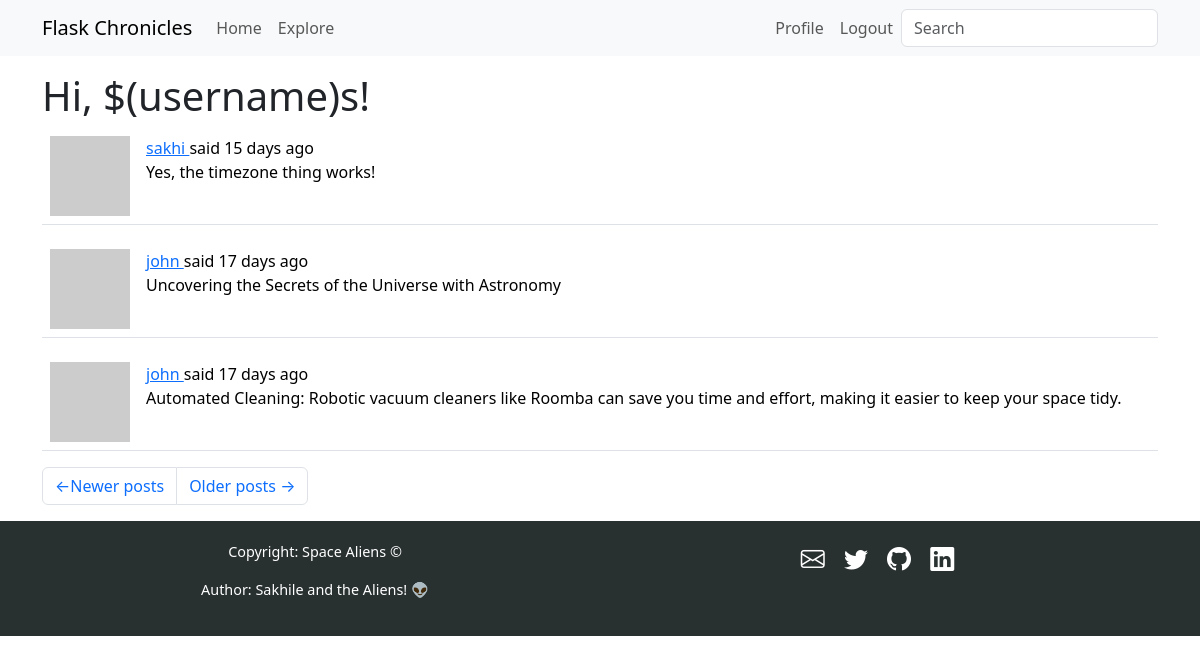
/explore?page=6 (signed in), run on the app's committed database.
### app/models.py (models this page shows, shortened)
class User(UserMixin, db.Model):
    id: so.Mapped[int] = so.mapped_column(primary_key=True)
    username: so.Mapped[str] = so.mapped_column(sa.String(64), unique=True)
    email: so.Mapped[str] = so.mapped_column(sa.String(120), index=True, unique=True)
    password_hash: so.Mapped[Optional[str]] = so.mapped_column(sa.String(256))
    posts: so.WriteOnlyMapped["Post"] = so.relationship(back_populates="author")
    about_me: so.Mapped[Optional[str]] = so.mapped_column(sa.String(140))
    last_seen: so.Mapped[Optional[datetime]] = so.mapped_column(
        default=lambda: datetime.now(timezone.utc)
    )
    following: so.WriteOnlyMapped["User"] = so.relationship(
        secondary=followers,
        primaryjoin=(followers.c.follower_id == id),
        secondaryjoin=(followers.c.followed_id == id),
        back_populates="followers",
    )
    followers: so.WriteOnlyMapped["User"] = so.relationship(
        secondary=followers,
        primaryjoin=(followers.c.followed_id == id),
        secondaryjoin=(followers.c.follower_id == id),
        back_populates="following",
    )
    def avatar(self, size):
        digest = md5(self.email.lower().encode("utf-8")).hexdigest()
        return f"https://www.gravatar.com/avatar/{digest}?d=identicon&s={size}'"

class SearchableMixin:
    @classmethod
    def before_commit(cls, session):
        session._changes = {
            "add": list(session.new),
            "update": list(session.dirty),
            "delete": list(session.deleted),
        }
    @classmethod
    def after_commit(cls, session):
        for obj in session._changes["add"]:
            if isinstance(obj, SearchableMixin):
                add_to_index(obj.__tablename__, obj)
        for obj in session._changes["update"]:
            if isinstance(obj, SearchableMixin):
                add_to_index(obj.__tablename__, obj)
        for obj in session._changes["delete"]:
            if isinstance(obj, SearchableMixin):
                remove_from_index(obj.__tablename__, obj)
        session._changes = None

class Post(SearchableMixin, db.Model):
    __searchable__ = ["body"]
    id: so.Mapped[int] = so.mapped_column(primary_key=True)
    body: so.Mapped[str] = so.mapped_column(sa.String(140))
    timestamp: so.Mapped[datetime] = so.mapped_column(
        index=True, default=lambda: datetime.now(timezone.utc)
    )
    user_id: so.Mapped[int] = so.mapped_column(sa.ForeignKey(User.id), index=True)
    author: so.Mapped[User] = so.relationship(back_populates="posts")
    language: so.Mapped[Optional[str]] = so.mapped_column(sa.String(5))

### app/main/routes.py (the view)
@bp.route("/explore")
@login_required
def explore():
    page = request.args.get("page", 1, type=int)
    query = sa.select(Post).order_by(Post.timestamp.desc())
    posts = db.paginate(
        query, page=page, per_page=current_app.config["POSTS_PER_PAGE"], error_out=False
    )
    next_url = url_for("main.explore", page=posts.next_num) if posts.has_next else None
    prev_url = url_for("main.explore", page=posts.prev_num) if posts.has_prev else None
    return render_template(
        "index.html",
        title=_("Explore"),
        posts=posts.items,
        next_url=next_url,
        prev_url=prev_url,
    )

### app/main/forms.py
class SearchForm(FlaskForm):
    q = StringField(_l("Search"), validators=[DataRequired()])
    def __init__(self, *args, **kwargs):
        if "formdata" not in kwargs:
            kwargs["formdata"] = request.args
        if "meta" not in kwargs:
            kwargs["meta"] = {"csrf": False}
        super(SearchForm, self).__init__(*args, **kwargs)

### app/__init__.py (called while the page is built)
def get_locale():
    return request.accept_languages.best_match(current_app.config["LANGUAGES"])

### app/main/routes.py (called while the page is built)
@bp.before_request
def before_request():
    if current_user.is_authenticated:
        current_user.last_seen = datetime.now(timezone.utc)
        db.session.commit()
        g.search_form = SearchForm()
    g.locale = str(get_locale())

### app/models.py (called while the page is built)
@login.user_loader
def load_user(id):
    return db.session.get(User, int(id))

### app/templates/index.html (shortened to what this page needs)
{% extends "base.html" %}
{% import "bootstrap_wtf.html" as wtf %}
{% block content %}
    <h1>{{ _("Hi, $(username)s", username=current_user.username) }}!</h1>
    {% for post in posts %}
        {% include '_post.html' %}
    {% endfor %}
    <nav aria-label="Post navigation">
        <ul class="pagination">
            <li class="page-item{% if not prev_url %} disabled{% endif %}">
                <a class="page-link" href="{{ prev_url }}">
			<span aria-hidden="true">&larr;</span>{{ _("Newer posts") }}
                </a>
            </li>
            <li class="page-item{% if not next_url %} disabled{% endif %}">
                <a class="page-link" href="{{ next_url }}">
                    {{ _("Older posts") }} <span aria-hidden="true">&rarr;</span>
                </a>
            </li>
        </ul>
    </nav>
{% endblock %}

### app/templates/_post.html (shortened to what this page needs)
<table class="table table-hover">
    <tr>
        <td width="70px">
            <a href="{{ url_for('main.user', username=post.author.username) }}">
                <img src="{{ post.author.avatar(70) }}" />
            </a>
        </td>
        <td>
            {{ _('%(username)s said %(when)s',
            username=user_link, when=moment(post.timestamp).fromNow()) }}
            <br>
            <span id="post{{ post.id }}">{{ post.body }}</span>
        </td>
    </tr>
</table>

### data on the page
Post: body "Yes, the timezone thing works!"
Post: body "Uncovering the Secrets of the Universe with Astronomy"
Post: body "Automated Cleaning: Robotic vacuum cleaners like Roomba can save you time and effort, making it easier to keep your space tidy."
